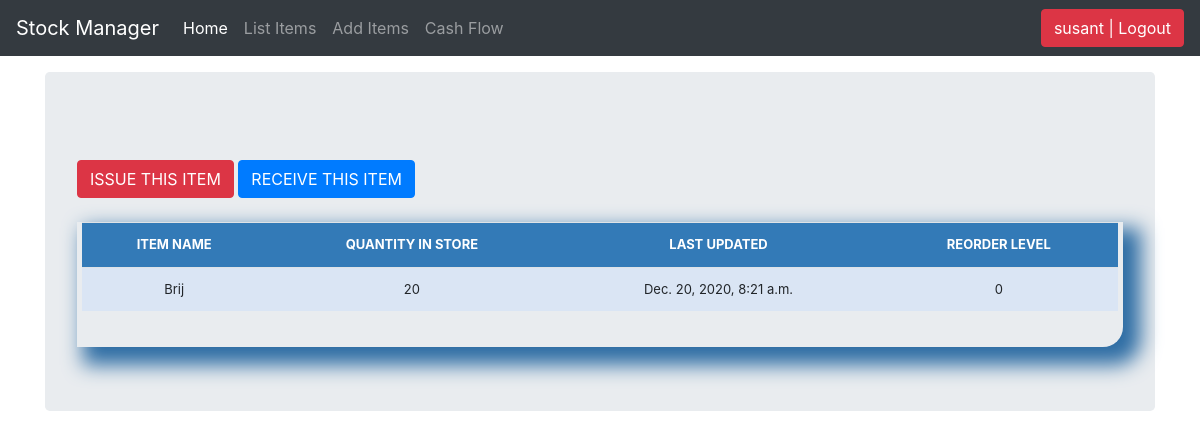
Screenshot of /stock_detail/8/ (signed in) with the database file from the repository.
### stockmgmgt/models.py (models this page shows, shortened)
class Stock(models.Model):
    category = models.ForeignKey(Category, on_delete=models.CASCADE, blank=True)
    item_name = models.CharField(max_length=50, blank=True, null=True)
    quantity = models.IntegerField(default='0', blank=True, null=True)
    receive_quantity = models.IntegerField(default='0', blank=True, null=True)
    receive_by = models.CharField(max_length=50, blank=True, null=True)
    issue_quantity = models.IntegerField(default='0', blank=True, null=True)
    issue_by = models.CharField(max_length=50, blank=True, null=True)
    issue_to = models.CharField(max_length=50, blank=True, null=True)
    phone_number = models.CharField(max_length=50, blank=True, null=True)
    created_by = models.CharField(max_length=50, blank=True, null=True)
    reorder_level = models.IntegerField(default='0', blank=True, null=True)
    last_updated = models.DateTimeField(auto_now_add=False, auto_now=True)
    time_stamp = models.DateTimeField(auto_now_add=True, auto_now=False)

### stockmgmgt/views.py (the view)
# urls.py: path('stock_detail/<str:pk>/', views.stock_detail, name="stock_detail"),
@login_required
def stock_detail(request, pk):
	queryset = Stock.objects.get(id=pk)
	context = {
		"queryset": queryset,
	}
	return render(request, "stock_detail.html", context)

### stockmgmgt/templates/stock_detail.html (shortened to what this page needs)
{% load static %}
{% load crispy_forms_tags %}
<!DOCTYPE html>
<html lang="en">
  <head>
<link href="{% static 'css/stylesheet.css' %}" rel="stylesheet">
<link href="{% static 'css/bootstrap.min.css' %}" rel="stylesheet">
    <link href="{% static 'css/navbar-top-fixed.css' %}" rel="stylesheet">  </head>
  <body>
  {% include 'navbar.html' %}
<main role="main" class="container">
  <div class="jumbotron">
    <br>
        <a href="{% url 'issue_items' queryset.id %}"><div class='btn btn-danger'>ISSUE THIS ITEM</div></a>
        <a href="{% url 'receive_items' queryset.id %}"><div class='btn btn-primary'>RECEIVE THIS ITEM</div></a>
        <br><br>
        <div class="display_table">
          <table class='table'>
                  <tr>
                    <th>ITEM NAME</th>
                    <th>QUANTITY IN STORE</th>
                    <th>LAST UPDATED</th>
                    <th>REORDER LEVEL</th>
                  </tr>
                  <tr>
                    <td>{{queryset.item_name}}</td>
                    <td>{{queryset.quantity}}</td>
                    <td>{{queryset.last_updated}}</td>
                    <td>{{queryset.reorder_level}}</td>
                  </tr>
          </table>
        </div>
  </div>
</main>
</body>
</html>

### stockmgmgt/templates/navbar.html (shortened to what this page needs)
 <nav class="navbar navbar-expand-md navbar-dark fixed-top bg-dark">
  <a class="navbar-brand" href="/">Stock Manager</a>
  <div class="collapse navbar-collapse" id="navbarCollapse">
    <ul class="navbar-nav mr-auto">
      <li class="nav-item active">
        <a class="nav-link" href="/">Home <span class="sr-only">(current)</span></a>
      </li>
      {% if request.user.is_authenticated %}
        <li class="nav-item">
          <a class="nav-link" href="/list_items">List Items</a>
        </li>
        <li class="nav-item">
          <a class="nav-link" href="/add_items">Add Items</a>
        </li>
        <li class="nav-item">
            <a class="nav-link" href="/cash_flow">Cash Flow</a>
        </li>
      {% endif %}
    </ul>
     <ul class="navbar-nav">
        {% if request.user.is_authenticated %}
        <li><a href="/accounts/logout"><button class="btn btn-danger">{{ user }} | Logout</button></a></li>
        {% else %}
        <li><a href="/accounts/login">Login</a></li>
        {% endif %}
    </ul>
  </div>
</nav>

### stockmgmgt/static/css/stylesheet.css (style rules this page uses)
body { background-color: #34eb6b; }
.table { font-size: 13px; text-align: center; width: 95%; margin: auto; }
.table tr:nth-child(odd) { background: #B8CAE4 }
.table tr:nth-child(even) { background: #dae5f4 }
th { background-color: #337ab7; color: white; }
.display_table { border-bottom-right-radius: 20px; padding-left: 5px; padding-right: 5px; padding-bottom: 20px; box-shadow: 12px 12px 20px 6px #2e6da4; }

### stockmgmgt/static/css/navbar-top-fixed.css (style rules this page uses)
body { min-height: 75rem; padding-top: 4.5rem; }

### rows the page displays
Stock: item_name "Brij", quantity "20", last_updated "Dec. 20, 2020, 8:21 a.m.", reorder_level "0"

### other values shown
{{ user }} "susant"
